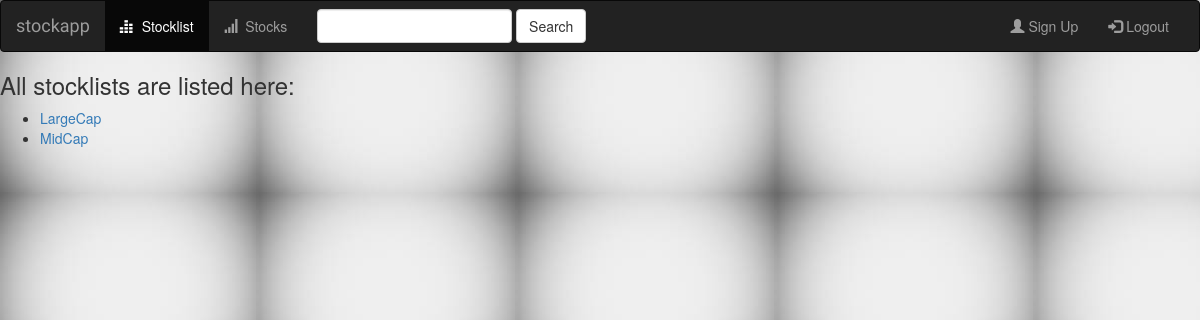
/stocklist/, run on an earlier commit of the app's database.
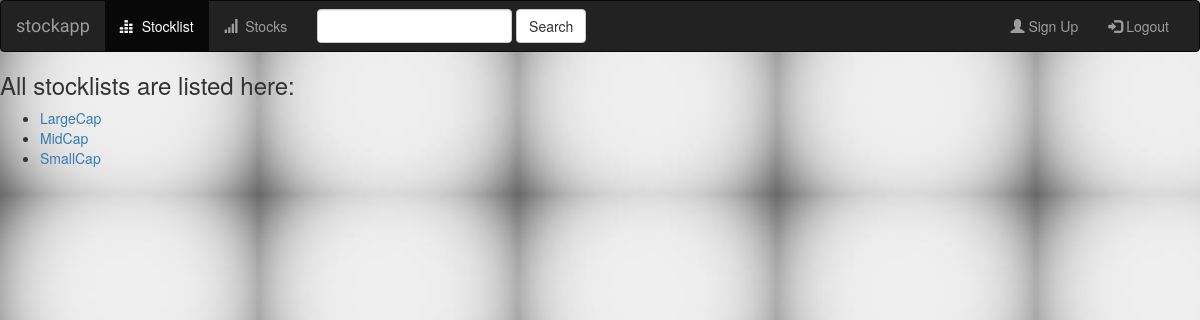
And on a later commit of the database.
### stocklist/models.py (models this page shows, shortened)
class Stocklist(models.Model):
    list_title = models.CharField(max_length=250)

### stocklist/views.py (the view)
def index(request):
    all_stocklists = Stocklist.objects.all()
    context = {"all_stocklists": all_stocklists}
    return render(request, "stocklist/index.html", context)

### stocklist/templates/stocklist/index.html
{% extends "stocklist/base.html" %}
{% block body %}
    {% if all_stocklists %}
        <h3>All stocklists are listed here:</h3>
        <ul>
            {% for stocklist in all_stocklists %}
            <li><a href="{% url 'stocklist:detail' stocklist.id %}">{{ stocklist.list_title }}</a></li>
            {% endfor %}
        </ul>
    {% else %}
        <h3>There are not stocklists to display</h3>
    {% endif %}
{% endblock %}

### stocklist/templates/stocklist/base.html (shortened to what this page needs)
<!DOCTYPE html>
<html lang="en">
<head>
    {% load static %}
    <link rel="stylesheet" href="https://maxcdn.bootstrapcdn.com/bootstrap/3.3.7/css/bootstrap.min.css">
    <link href="{% static 'stocklist/style.css' %}" rel="stylesheet" type="text/css"/>
</head>
<body>
    <nav class="navbar navbar-inverse">
    <div class="container-fluid">
        <div class="navbar-header">
            <a class="navbar-brand" href="{% url 'stocklist:index' %}">stockapp</a>
        </div>
        <div class="collapse navbar-collapse" id="topNavBar">
            <ul class="nav navbar-nav">
                <li class="active">
                    <a href="{% url 'stocklist:index' %}">
                        <span class="glyphicon glyphicon-equalizer"></span>&nbsp;
                        Stocklist
                    </a>
                </li>
                <li class="">
                    <a href="#">
                        <span class="glyphicon glyphicon-signal"></span>&nbsp;
                        Stocks
                    </a>
                </li>
            </ul>
            <form class="navbar-form navbar-left" role="search" method="get" action="#">
                <div>
                    <input type="text" class="form-control" name="q" value="">
                    <button type=submit" class="btn btn-default">Search</button>
                </div>
            </form>
            <ul class="nav navbar-nav navbar-right">
                <li><a href="#"><span class="glyphicon glyphicon-user"></span> Sign Up</a></li>
                <li><a href="#"><span class="glyphicon glyphicon-log-in"></span> Logout</a></li>
            </ul>
        </div>
    </div>
</nav>
    {% block body %}
    {% endblock %}
</body>
</html>

### stocklist/static/stocklist/style.css (style rules this page uses)
body { background: white url("images/paper_texture2.jpg"); }
.navbar-brand { font-family: 'Tangerine', cursive; }

What changed in the data, as far as the page shows it:
added Stocklist: list_title "SmallCap"
